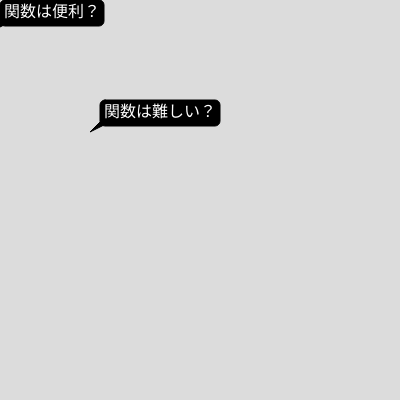
Frame 1 (no input)
Frame 60 (no input): identical to frame 1, image omitted
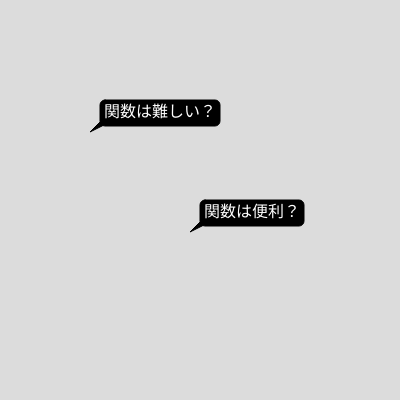
Frame 120 (the mouse pressed at the canvas centre since frame 60)

The p5.js sketch that drew these frames (run headless with seeded random() and noise() and a simulated clock; from frame 60 on, the mouse is pressed at the canvas centre):

// p5.js sketch
// ── sketch.js
// 吹き出し
function setup(){
  createCanvas(400, 400);
  textSize(16);
}

function draw(){
  background(220);
  balloon("関数は難しい？", 100, 100);
  balloon("関数は便利？", mouseX, mouseY);
}

function balloon(t, x, y){
  const w = textWidth(t); // テキストの幅
  const h = textAscent() + textDescent(); // テキストの高さ
  const p = 4; // 余白の大きさ (padding)

  push();

  // BLANK[1] 吹き出しの背景を先に描く
  fill(0);
  rect(x, y, w + p * 2, h + p * 2, 5)

  // BLANK[2] 吹き出しの三角形を描く
   triangle(x, y + h + p, x - 10, y + h + p + 10, x + 10, y + h + p);

  // 吹き出しのテキストを次に描く
  textAlign(LEFT, CENTER);
  fill(255);
  text(t, x + p, y + h / 2 + p);
  
  pop();
}
